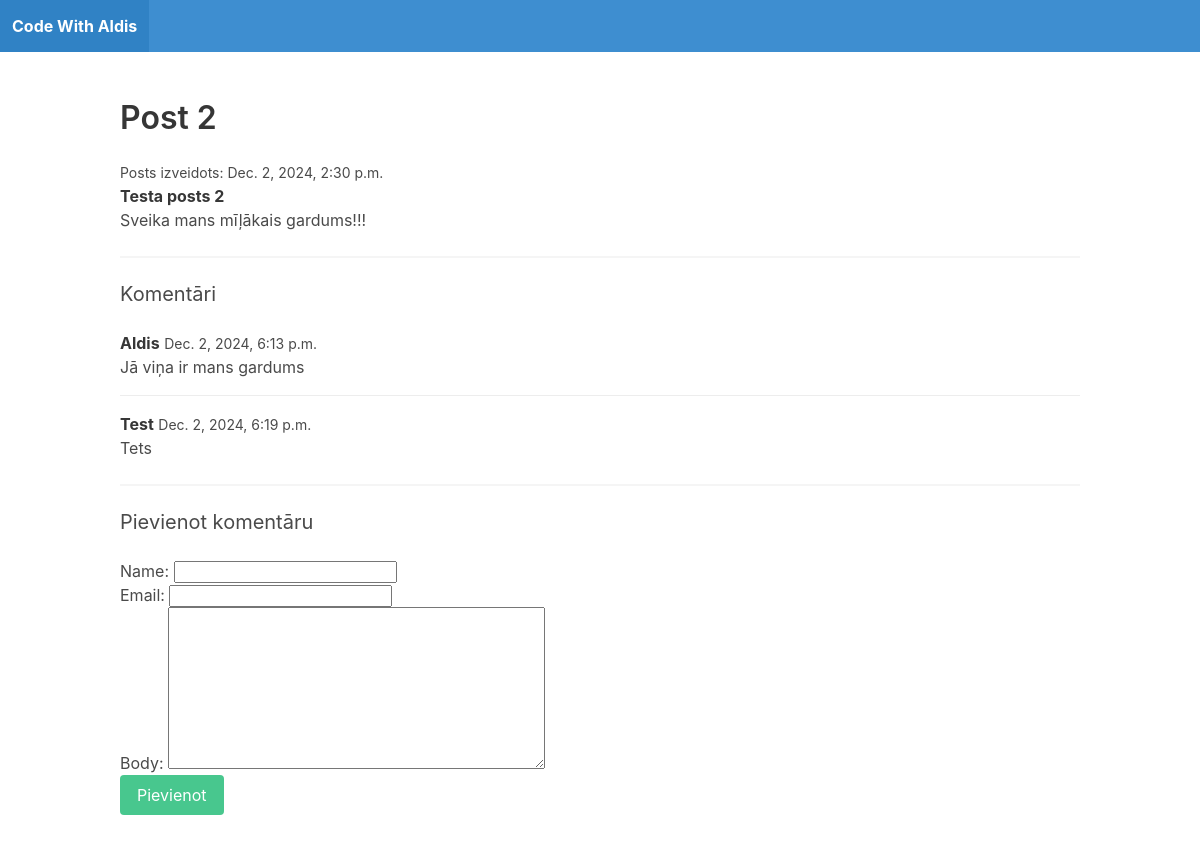
The page /post-2/ on the database its author committed.
### blog/models.py (models this page shows)
class Post(models.Model):
    title = models.CharField(max_length=255)
    slug = models.SlugField()
    intro = models.TextField()
    body = models.TextField()
    date_added = models.DateTimeField(auto_now_add=True)
    class Meta:
        ordering = ['-date_added']

class Comment(models.Model):
    post = models.ForeignKey(Post, related_name='comments', on_delete=models.CASCADE)
    name = models.CharField(max_length=255)
    email = models.EmailField()
    body = models.TextField()
    date_added = models.DateTimeField(auto_now_add=True)
    class Meta:
        ordering = ['date_added']

### blog/views.py (the view)
# urls.py: path('<slug:slug>/', post_detail, name='post_detail'),
def post_detail(request, slug):
    post = Post.objects.get(slug=slug)
    if request.method == 'POST':
        form = CommentForm(request.POST)
        if form.is_valid():
            comment = form.save(commit=False)
            comment.post = post
            comment.save()
            return redirect('post_detail', slug=post.slug)
    else:
        form = CommentForm()
    return render(request, 'blog/post_detail.html', {'post': post, 'form': form})

### blog/forms.py
class CommentForm(forms.ModelForm):
    class Meta:
        model = Comment
        fields = ['name', 'email', 'body']

### blog/templates/blog/post_detail.html (shortened to what this page needs)
{% extends 'blog/base.html' %}
{% block content %}
    <h1 class="title">{{ post.title }}</h1>
    <small>Posts izveidots: {{ post.date_added }}</small>
    <p><strong>{{ post.intro }}</strong></p>
    <p>{{ post.body }}</p>
    <hr>
    <h2 class="subtitle">Komentāri</h2>
    {% for comment in post.comments.all %}
        <article class="media">
            <div class="media-content">
                <div class="content">
                    <p>
                        <strong>{{ comment.name }}</strong> <small>{{ comment.date_added }}</small>
                        <br>
                        {{ comment.body }}
                    </p>
                </div>
            </div>
        </article>
    {% empty %}
        <div class="notification">
            <p>Nav komentāru pagaidām!</p>
        </div>
    {% endfor %}
    <hr>
    <h2 class='subtitle'>Pievienot komentāru</h2>
    <form method="post" action=".">
        {{ form.as_p }}
        <div class="field">
            <div class="control">
                <button class="button is-success">Pievienot</button>
            </div>
        </div>
    </form>
{% endblock %}

### blog/templates/blog/base.html (shortened to what this page needs)
<!DOCTYPE html>
<html>
    <head>
        <link rel="stylesheet" href="https://cdn.jsdelivr.net/npm/bulma@0.9.1/css/bulma.min.css">
    </head>
    <body>
        <nav class="navbar is-info">
            <div class="navbar-brand">
                <a href="/" class="navbar-item"><strong>Code With Aldis</strong></a>
            </div>
        </nav>
        <section class="section">
            <div class="container">
                {% block content %}
                {% endblock %}
            </div>
        </section>
    </body>
</html>

### rows shown on the page
Post: title "Post 2", date_added "Dec. 2, 2024, 2:30 p.m.", intro "Testa posts 2", body "Sveika mans mīļākais gardums!!!"
Comment: name "Aldis", date_added "Dec. 2, 2024, 6:13 p.m.", body "Jā viņa ir mans gardums"
Comment: name "Test", date_added "Dec. 2, 2024, 6:19 p.m.", body "Tets"
